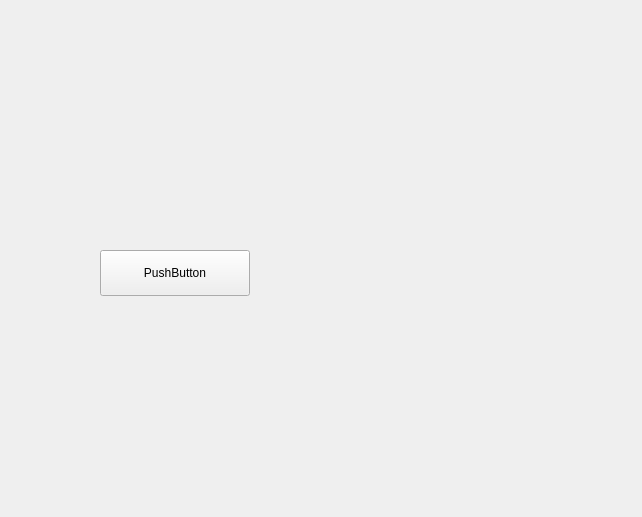
<?xml version="1.0" encoding="UTF-8"?>
<ui version="4.0">
 <class>Form</class>
 <widget class="QWidget" name="Form">
  <property name="geometry">
   <rect>
    <x>0</x>
    <y>0</y>
    <width>642</width>
    <height>517</height>
   </rect>
  </property>
  <property name="windowTitle">
   <string>Form</string>
  </property>
  <widget class="QPushButton" name="pushButton">
   <property name="geometry">
    <rect>
     <x>100</x>
     <y>250</y>
     <width>150</width>
     <height>46</height>
    </rect>
   </property>
   <property name="text">
    <string>PushButton</string>
   </property>
  </widget>
 </widget>
 <resources/>
 <connections/>
</ui>
